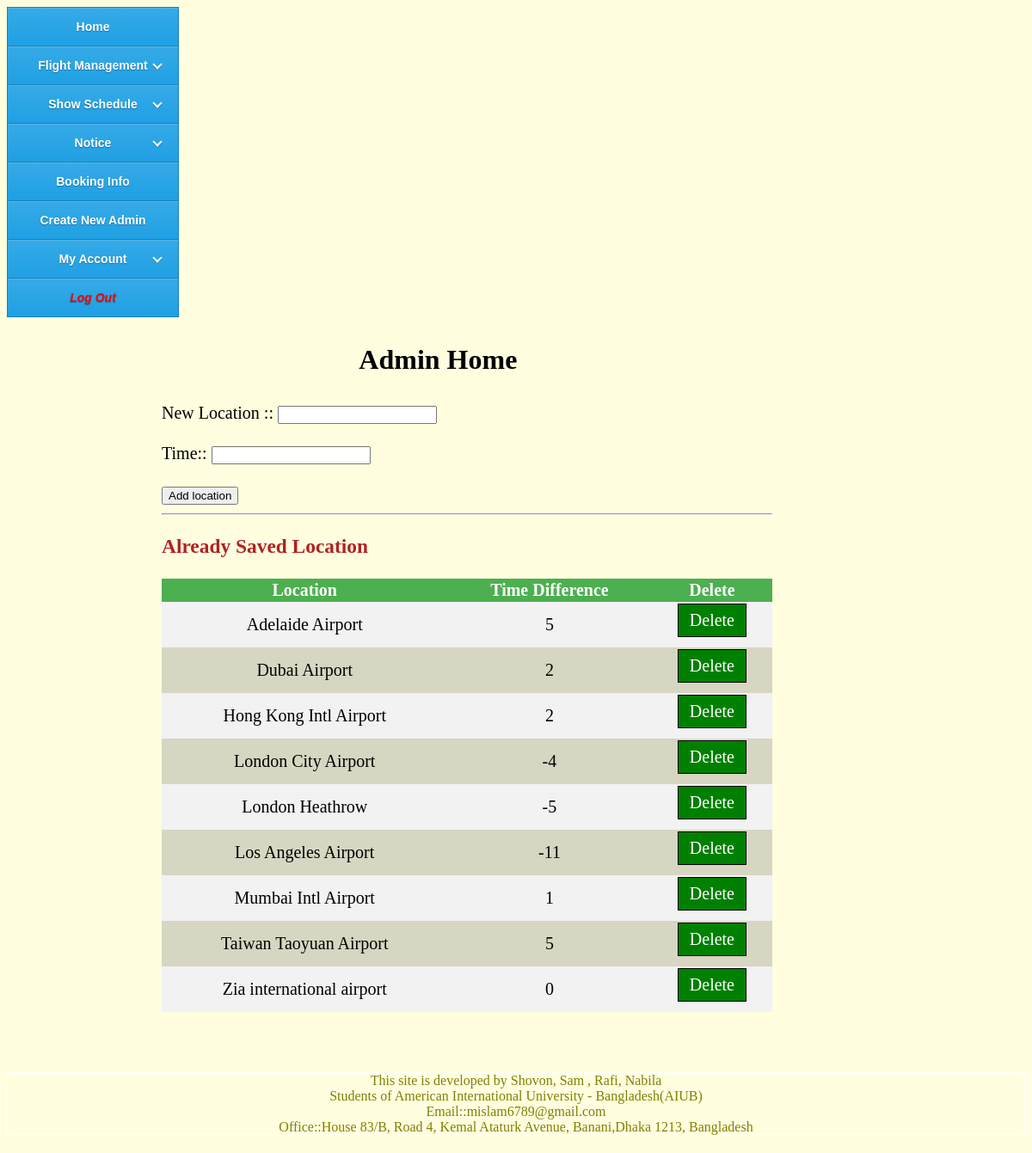
/SectionAdmin/Admin-AddLocation.php (signed in), run on the app's committed database.
### tables this page shows
CREATE TABLE `location` (
  `LocID` int(11) NOT NULL,
  `Location` varchar(100) NOT NULL,
  `TimeAddSub` int(11) NOT NULL
);

### SectionAdmin/Admin-AddLocation.php (the view, shortened to what this page needs)
<!doctype html>
<html>
	<head>
	   <link href="../css/adminHomeCSS.css" rel="stylesheet">
	   <link href="../css/tableCSS.css" rel="stylesheet">
	</head>
	<body>
		<div class="adminHead">
			<h1> Admin Home<h1>
		</div>
		<div class="adminPageActivity adminInfo">
			<form action="" method="post">
				New Location ::
				<input type="text" name="location" required><br><br>
				Time::
				<input type="number" name="time" required><br><br>
				<input type="submit" name="addLocation"value="Add location">
			</form>
			<hr>
			<h3><font color="firebrick">Already Saved Location</font></h3>
			<table>
				<tr>
					<th>Location</th>
					<th>Time Difference</th>
					<th>Delete</th>
				</tr>
			<?php
				$resultshow=mysql_query("SELECT * FROM location Order By Location Asc");
				while($res=mysql_fetch_array($resultshow)){
					echo "<tr>";
						echo "<td>".$res['Location']."</td>";
						echo "<td>".$res['TimeAddSub']."</td>";
						$delId=$res['LocID'];
						echo "<td><a href=\"Admin-AddLocation-Delete.php?delId=$delId\" onClick=\"return confirm('Sure To Delete?')\">Delete</a></td>";
					echo "</tr>";
				}
			?>
			</table>
		</div>
	</body>
<html>

### css/adminHomeCSS.css (style rules this page uses)
body { background-size:cover; background-color:#FFFFE0; background-repeat: no-repeat; background-attachment: fixed; }
.classFooter { margin-bottom:20px; clear:left; //background-color:gray; border:1px solid white; text-align:center; font:bold; //size:; color:#808000; float:bottom; }
.adminHead { display: inline; //background-color:gray; width:83%; float: left; //color:white; //margin-top:10px; margin-left:10px; //font-size:20px; //padding-left:20px; //padding-top:20px; text-align:center; margin-bottom:10px; }
.adminPageActivity { display: inline; //background-color:gray; //border:1px solid black; width:60%; float: left; //color:white; //margin-top:10px; margin-left:170px; //font-size:20px; //padding-left:20px; //padding-top:20px; text-align:center; margin-bottom:70px; }
.adminInfo { font-size:20px; text-align:left; padding-left:10px; }

### css/tableCSS.css (style rules this page uses)
table { border-collapse: collapse; width: 100%; }
th, td { text-align: center; padding:2px; }
tr:nth-child(even) { background-color: #f2f2f2 }
tr:nth-child(odd) { background-color: #d6d6c2 }
th { background-color: #4CAF50; color: white; }
a:link, a:visited { background-color: green; color: white; padding: 7px 13px; text-align: center; text-decoration: none; display: inline-block; border:1px solid black; margin-bottom:10px; }

### css/sideBarCSS.css (style rules this page uses)
#cssmenu { float:left; }
#cssmenu, #cssmenu ul, #cssmenu ul li, #cssmenu ul li a { margin: 0; padding: 0; border: 0; list-style: none; line-height: 1; display: block; position: relative; -webkit-box-sizing: border-box; -moz-box-sizing: border-box; box-sizing: border-box; }
#cssmenu { width: 200px; font-family: Helvetica, Arial, sans-serif; color: #ffffff; }
#cssmenu > ul > li > a { padding: 15px 20px; border-left: 1px solid #1682ba; border-right: 1px solid #1682ba; border-top: 1px solid #1682ba; cursor: pointer; z-index: 2; font-size: 14px; font-weight: bold; text-decoration: none; color: white; text-shadow: 0 1px 1px rgba(0, 0, 0, 0.35); background: #36aae7; background: -webkit-linear-gradient(#36aae7, #1fa0e4); background: -moz-linear-gradient(#36aae7, #1fa0e4); background: -o-linear-gradient(#36aae7, #1fa0e4); background: -ms-linear-gradient(#36aae7, #1fa0e4); background: linear-gradient(#36aae7, #1fa0e4); box-shadow: inset 0 1px 0 rgba(255, 255, 255, 0.15); }
#cssmenu > ul > li:last-child > a, #cssmenu > ul > li.last > a { border-bottom: 1px solid #1682ba; margin-bottom:10px; text-align:center; color:red; }

### data on the page
location: Location "Adelaide Airport", TimeAddSub "5"
location: Location "Dubai Airport", TimeAddSub "2"
location: Location "Hong Kong Intl Airport", TimeAddSub "2"
location: Location "London City Airport", TimeAddSub "-4"
location: Location "London Heathrow", TimeAddSub "-5"
location: Location "Los Angeles Airport", TimeAddSub "-11"
location: Location "Mumbai Intl Airport", TimeAddSub "1"
location: Location "Taiwan Taoyuan Airport", TimeAddSub "5"
location: Location "Zia international airport", TimeAddSub "0"
